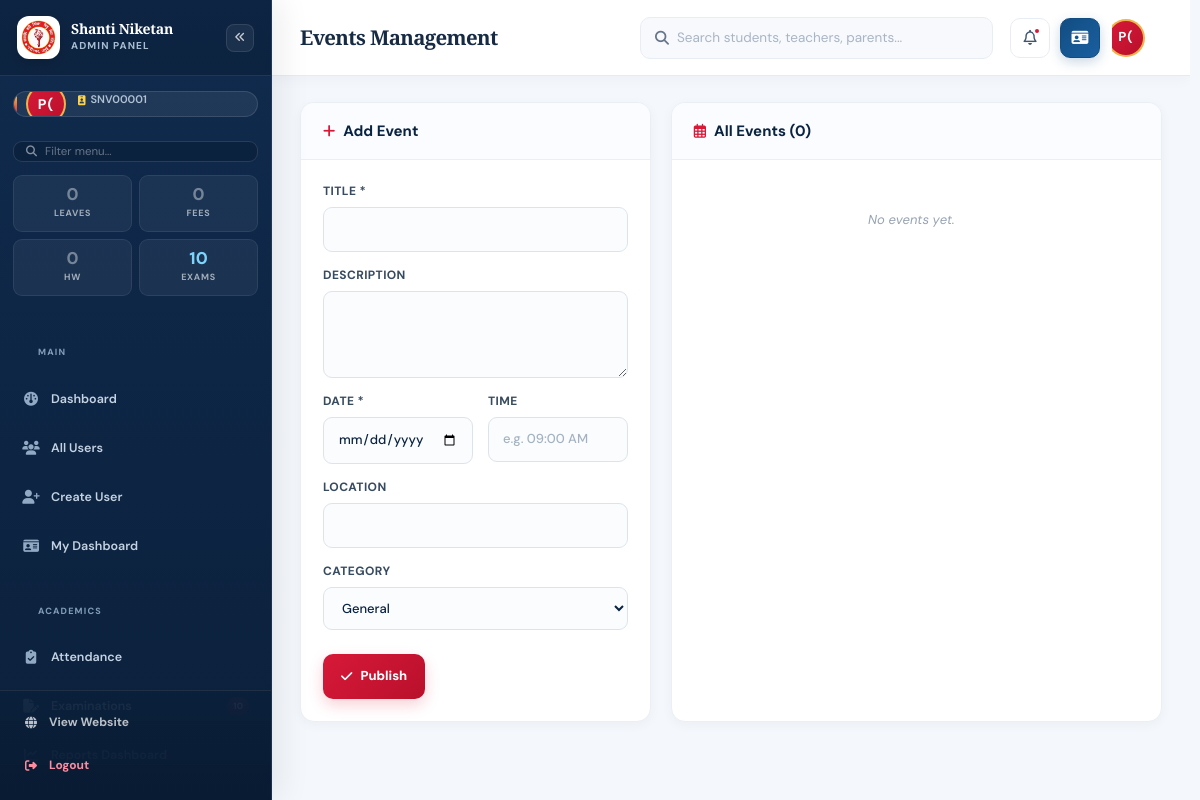
Page /admin/events (signed in) on the committed database.
### tables this page shows
CREATE TABLE users (
            id INTEGER PRIMARY KEY AUTOINCREMENT, unique_id TEXT UNIQUE, role TEXT NOT NULL,
            name TEXT NOT NULL, email TEXT UNIQUE NOT NULL, phone TEXT NOT NULL,
            password_hash TEXT NOT NULL, force_password_change INTEGER DEFAULT 1,
            dob TEXT, gender TEXT, qualification TEXT, experience TEXT, subject TEXT,
            designation TEXT, department TEXT, relation TEXT, child_name TEXT,
            child_class TEXT, address TEXT, is_active INTEGER DEFAULT 1,
            created_at TEXT NOT NULL DEFAULT CURRENT_TIMESTAMP, blood_group TEXT, marital_status TEXT, aadhar TEXT, pan TEXT, nationality TEXT, mother_tongue TEXT, alternate_mobile TEXT, whatsapp TEXT, city TEXT, state TEXT, pincode TEXT, photo_url TEXT, specialization TEXT, classes_assigned TEXT, languages TEXT, employee_id TEXT, joining_date TEXT, employment_type TEXT, total_experience TEXT, previous_school TEXT, salary TEXT, bank_name TEXT, account_number TEXT, ifsc TEXT, emergency_name TEXT, emergency_contact TEXT, notes TEXT, reporting_to TEXT, occupation TEXT, education TEXT, annual_income TEXT, spouse_name TEXT, spouse_occupation TEXT, spouse_mobile TEXT, office_phone TEXT, office_address TEXT, child_admission_no TEXT, child_section TEXT, child_dob TEXT, admission_no TEXT, roll_no TEXT, admission_date TEXT, class_name TEXT, section TEXT, previous_class TEXT, previous_percentage TEXT, category TEXT, religion TEXT, father_name TEXT, father_occupation TEXT, father_mobile TEXT, father_email TEXT, father_education TEXT, mother_name TEXT, mother_occupation TEXT, mother_mobile TEXT, mother_email TEXT, mother_education TEXT, guardian_name TEXT, guardian_relation TEXT, guardian_mobile TEXT, allergies TEXT, medical_conditions TEXT, disability TEXT, transport_route TEXT, pickup_point TEXT, vehicle_no TEXT, sibling_name TEXT, sibling_class TEXT, hobbies TEXT);

### app.py (the view)
@app.route('/admin/events')
@admin_required
def admin_events():
    db = get_db()
    events = db.execute('SELECT * FROM events ORDER BY event_date DESC').fetchall()
    return render_template('admin_events.html', events=events, active_page='events')

### app.py (called while the page is built, shortened)
def get_db():
    if 'db' not in g:
        g.db = sqlite3.connect(DB_PATH, timeout=15)
        g.db.row_factory = sqlite3.Row
        g.db.execute('PRAGMA foreign_keys = ON')
        g.db.execute('PRAGMA busy_timeout = 15000')
    return g.db

def get_user_by_id(uid):
    db = get_db()
    return db.execute('SELECT * FROM users WHERE id = ?', (uid,)).fetchone()

@app.before_request
def sync_session_user_info():
    if session.get('user_id'):
        user = get_db().execute(
            'SELECT id, photo_url, name, role, is_active FROM users WHERE id = ?',
            (session['user_id'],)
        ).fetchone()
        if not user or not user['is_active']:
            session.clear()
            return None
        session['photo_url'] = user['photo_url']
        session['user_name'] = user['name']
        session['user_role'] = user['role']

@app.before_request
def basic_csrf_origin_guard():
    if request.method not in {'POST', 'PUT', 'PATCH', 'DELETE'}:
        return None

@app.after_request
def add_headers(response):
    response.headers['X-Content-Type-Options'] = 'nosniff'
    response.headers['X-Frame-Options'] = 'SAMEORIGIN'
    response.headers['Referrer-Policy'] = 'strict-origin-when-cross-origin'
    response.headers['Permissions-Policy'] = 'camera=(), microphone=(), geolocation=()'
    response.headers['Cache-Control'] = 'no-store' if session.get('user_id') else response.headers.get('Cache-Control', 'public, max-age=0')
    if request.is_secure:
        response.headers['Strict-Transport-Security'] = 'max-age=31536000; includeSubDomains'
    return response

### templates/admin_events.html (shortened to what this page needs)
{% extends "admin_base.html" %}
{% block page_title %}Events Management{% endblock %}
{% block content %}
<div class="admin-grid-2-uneven">
    <div class="admin-panel">
        <div class="admin-panel-head">
            <h3>
                <i class="fa-solid fa-{% if edit_event %}pen{% else %}plus{% endif %}"></i>
                {% if edit_event %}Edit Event{% else %}Add Event{% endif %}
            </h3>
        </div>
        <form method="POST" action="{{ url_for('admin_edit_event', eid=edit_event.id) if edit_event else url_for('admin_add_event') }}" class="admin-form">
            <label>Title * <input type="text" name="title" value="{{ edit_event.title if edit_event else '' }}" required maxlength="200"></label>
            <label>Description <textarea name="description" rows="3" maxlength="500">{{ edit_event.description if edit_event else '' }}</textarea></label>
            <div class="form-row-2col">
                <label>Date * <input type="date" name="event_date" value="{{ edit_event.event_date if edit_event else '' }}" required></label>
                <label>Time <input type="text" name="event_time" value="{{ edit_event.event_time if edit_event else '' }}" placeholder="e.g. 09:00 AM"></label>
            </div>
            <label>Location <input type="text" name="location" value="{{ edit_event.location if edit_event else '' }}" maxlength="100"></label>
            <label>Category
                <select name="category">
                    <option value="general" {% if edit_event and edit_event.category == 'general' %}selected{% endif %}>General</option>
                </select>
            </label>
            <div style="display: flex; gap: 10px; margin-top: 10px;">
                <button type="submit" class="btn-admin-primary">
                    <i class="fa-solid fa-check"></i> {% if edit_event %}Update Event{% else %}Publish{% endif %}
                </button>
            </div>
        </form>
    </div>
    <div class="admin-panel">
        <div class="admin-panel-head"><h3><i class="fa-regular fa-calendar-days"></i> All Events ({{ events|length }})</h3></div>
        <div class="admin-notice-list">
            {% for e in events %}
            <div class="admin-notice-item">
                <div class="notice-item-body">
                    <small class="muted">{{ e.event_date }} • <strong>{{ e.category }}</strong></small>
                    <p>{{ e.title }}</p>
                </div>
                <div style="display: flex; gap: 8px;">
                    <a href="{{ url_for('admin_edit_event', eid=e.id) }}" class="btn-icon-approve" title="Edit Event" style="text-decoration: none;">
                        <i class="fa-solid fa-pen"></i>
                    </a>
                    <form method="POST" action="{{ url_for('admin_delete_event', eid=e.id) }}" data-confirm="Delete this event?">
                        <button type="submit" class="btn-icon-danger"><i class="fa-solid fa-trash"></i></button>
                    </form>
                </div>
            </div>
            {% else %}
            <p class="empty-row">No events yet.</p>
            {% endfor %}
        </div>
    </div>
</div>
{% endblock %}

### templates/admin_base.html (shortened to what this page needs)
<!DOCTYPE html>
<html lang="en">
<head>
    <link rel="stylesheet" href="https://cdnjs.cloudflare.com/ajax/libs/font-awesome/6.5.2/css/all.min.css">
    <link rel="stylesheet" href="{{ url_for('static', filename='css/style.css') }}">
</head>
<body class="admin-body">
    <aside class="admin-sidebar" id="adminSidebar" aria-label="Admin sidebar">
        <div class="admin-sidebar-head">
            <a href="{{ url_for('admin_dashboard') }}" class="admin-logo" aria-label="Admin home">
                <img src="{{ url_for('static', filename='images/school_logo.png') }}" alt="School Logo"
                    class="school_logo">
                <div class="brand-text">
                    <strong>Shanti Niketan</strong>
                    <small>Admin Panel</small>
                </div>
            </a>
            <button type="button" class="admin-sidebar-collapse-btn" id="sidebarCollapseBtn"
                aria-label="Collapse sidebar" title="Collapse sidebar">
                <i class="fa-solid fa-angles-left"></i>
            </button>
        </div>
        {% if session.get('user_id') %}
        <div class="admin-user-box">
            {% if session.get('photo_url') %}
            <div class="admin-user-avatar has-photo">
                <img src="{{ session['photo_url'] }}" alt="{{ session['user_name'] }}">
            </div>
            {% else %}
            <div class="admin-user-avatar">
                {{ session['user_name'].split()[0][0] | upper }}{{ session['user_name'].split()[-1][0] | upper if
                session['user_name'].split()|length > 1 else '' }}
            </div>
            {% endif %}
            <div class="admin-user-text">
                <small><i class="fa-solid fa-id-badge"></i> {{ session.get('unique_id', 'N/A') }}</small>
                <span class="admin-role-badge">
                </span>
            </div>
        </div>
        {% endif %}
        <div class="admin-sidebar-search">
            <i class="fa-solid fa-magnifying-glass"></i>
            <input type="text" id="sidebarSearch" placeholder="Filter menu..." autocomplete="off">
        </div>
        <div class="admin-quick-stats">
            <a href="{{ url_for('admin_leaves') }}" class="admin-qstat amber {% if not pending_leaves %}zero{% endif %}"
                title="Pending leave requests">
                <strong>{{ pending_leaves or 0 }}</strong>
                <small>Leaves</small>
            </a>
            <a href="{{ url_for('admin_fees') }}" class="admin-qstat green {% if not pending_fees %}zero{% endif %}"
                title="Pending fee verifications">
                <strong>{{ pending_fees or 0 }}</strong>
                <small>Fees</small>
            </a>
            <a href="{{ url_for('admin_homework') }}"
                class="admin-qstat purple {% if not total_homework %}zero{% endif %}" title="Total homework">
                <strong>{{ total_homework or 0 }}</strong>
                <small>HW</small>
            </a>
            <a href="{{ url_for('admin_exams_list') }}"
                class="admin-qstat blue {% if not pending_exam_submissions %}zero{% endif %}"
                title="Pending exam submissions">
                <strong>{{ pending_exam_submissions or 0 }}</strong>
                <small>Exams</small>
            </a>
        </div>
        <nav class="admin-nav">
            <div class="admin-nav-group-label">Main</div>
            <a href="{{ url_for('admin_dashboard') }}"
                class="admin-nav-link {% if active_page == 'dashboard' %}active{% endif %}" data-label="Dashboard">
                <i class="fa-solid fa-gauge"></i><span class="nav-label">Dashboard</span>
            </a>
            <a href="{{ url_for('admin_users') }}"
                class="admin-nav-link {% if active_page == 'users' %}active{% endif %}" data-label="All Users">
                <i class="fa-solid fa-users"></i><span class="nav-label">All Users</span>
            </a>
            <a href="{{ url_for('admin_create_user') }}"
                class="admin-nav-link {% if active_page == 'create_user' %}active{% endif %}" data-label="Create User">
                <i class="fa-solid fa-user-plus"></i><span class="nav-label">Create User</span>
            </a>
            <a href="{{ url_for('user_dashboard') }}" class="admin-nav-link" data-label="My Dashboard">
                <i class="fa-solid fa-id-card"></i><span class="nav-label">My Dashboard</span>
            </a>
            <div class="admin-nav-group-label">Academics</div>
            <a href="{{ url_for('admin_attendance') }}"
                class="admin-nav-link {% if active_page == 'attendance' %}active{% endif %}" data-label="Attendance">
                <i class="fa-solid fa-clipboard-check"></i><span class="nav-label">Attendance</span>
            </a>
            <a href="{{ url_for('admin_exams_list') }}"
                class="admin-nav-link {% if active_page == 'exams' %}active{% endif %}" data-label="Examinations">
                <i class="fa-solid fa-file-pen"></i><span class="nav-label">Examinations</span>
                {% if pending_exam_submissions and pending_exam_submissions > 0 %}
                <span class="nav-badge danger">{{ pending_exam_submissions }}</span>
                {% endif %}
            </a>
            <a href="{{ url_for('admin_reports_dashboard') }}"
                class="admin-nav-link {% if active_page == 'reports_dashboard' %}active{% endif %}"
                data-label="Reports Dashboard">
                <i class="fa-solid fa-chart-line"></i><span class="nav-label">Reports Dashboard</span>
            </a>
            <a href="{{ url_for('teacher_question_papers') }}"
                class="admin-nav-link {% if active_page == 'question_papers' %}active{% endif %}"
                data-label="Question Papers">
                <span class="nav-label">Question Papers</span>
                {% if total_question_papers and total_question_papers > 0 %}
                <span class="nav-badge">{{ total_question_papers }}</span>
                {% endif %}
            </a>
        </nav>
        <div class="admin-sidebar-foot">
            <a href="{{ url_for('home') }}" target="_blank" rel="noopener" class="admin-sidebar-foot-link">
                <i class="fa-solid fa-globe"></i><span>View Website</span>
            </a>
            <a href="{{ url_for('logout') }}" class="admin-sidebar-foot-link logout">
                <i class="fa-solid fa-right-from-bracket"></i><span>Logout</span>
            </a>
        </div>
    </aside>
    <div class="admin-main">
        <header class="admin-topbar">
            <h1 class="admin-page-title">{% block page_title %}Dashboard{% endblock %}</h1>
            <form class="admin-search" action="{{ url_for('admin_users') }}" method="get" role="search">
                <i class="fa-solid fa-magnifying-glass"></i>
                <input type="search" name="q" value="{{ request.args.get('q', '') }}"
                    placeholder="Search students, teachers, parents..." aria-label="Search">
            </form>
            <div class="admin-user-info">
                <div class="admin-topbar-notif" id="adminNotifWrapper">
                    <button type="button" class="admin-topbar-icon admin-notif-btn" id="adminNotifBtn"
                        aria-haspopup="true" aria-expanded="false" aria-controls="adminNotifDropdown"
                        aria-label="Notifications" title="Notifications">
                        <i class="fa-regular fa-bell"></i>
                        {% set total_notifs = (pending_leaves or 0) + (pending_fees or 0) + (total_homework or 0) +
                        (pending_exam_submissions or 0) %}
                        {% if total_notifs > 0 %}
                        <span class="notif-dot-badge" aria-hidden="true"></span>
                        {% endif %}
                    </button>
                </div>
                <a href="{{ url_for('user_dashboard') }}" class="admin-topbar-icon admin-my-dash-btn"
                    aria-label="My Dashboard" title="My Dashboard">
                    <i class="fa-solid fa-id-card"></i>
                </a>
                <div class="admin-user-profile" id="adminUserProfile">
                    <button type="button" class="admin-user-btn" id="adminUserBtn" aria-haspopup="true"
                        aria-expanded="false" aria-controls="adminUserDropdown"
                        title="{{ session['user_name'] }} — click to open menu">
                        {% if session.get('photo_url') %}
                        <div class="admin-user-avatar has-photo">
                            <img src="{{ session['photo_url'] }}" alt="{{ session['user_name'] }}">
                        </div>
                        {% else %}
                        <div class="admin-user-avatar">
                            {{ session['user_name'].split()[0][0] | upper }}{{ session['user_name'].split()[-1][0] |
                            upper if session['user_name'].split()|length > 1 else '' }}
                        </div>
                        {% endif %}
                    </button>
                </div>
            </div>
        </header>
        <div class="admin-content">
            {% block content %}{% endblock %}
        </div>
    </div>
</body>
</html>

### rows in the picture
users: user_name "P", user_name|length "(", get "SNV00001"

### other values in the picture
{{ pending_leaves or 0 }} "0"
{{ pending_fees or 0 }} "0"
{{ total_homework or 0 }} "0"
{{ pending_exam_submissions or 0 }} "10"
{{ events|length }} "0"
